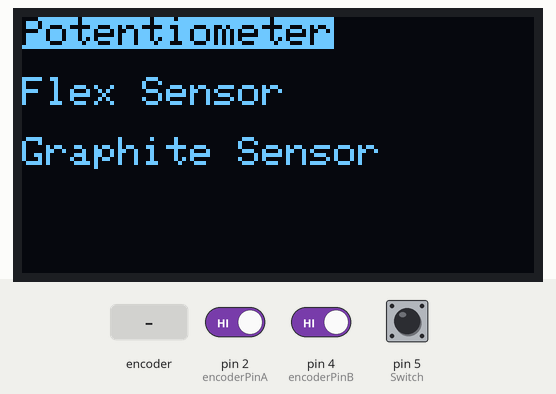
This sketch was run on a simulated Arduino Uno, built with avr-gcc and run on an emulated ATmega328P. Shown: 128×64 one-colour display. The test bench sets the inputs (shaded band); at power-on: pin 5 (Switch) HIGH, pin 2 (encoderPinA) HIGH, pin 4 (encoderPinB) HIGH. What the sketch prints to the serial monitor is not drawn.

Above: at 3.2 s.
3.3 s: rotary encoder on pin 2 (encoderPinA) / pin 4 (encoderPinB) turned 3 steps (first pin leading)
At 3.77 s:
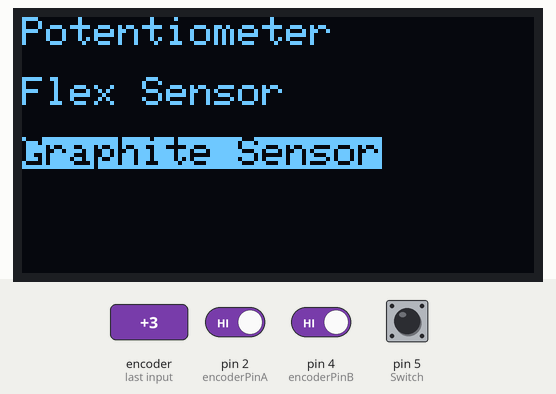
5.4 s: pin 5 (Switch) pulled LOW for 0.15 s
At 6.8 s:
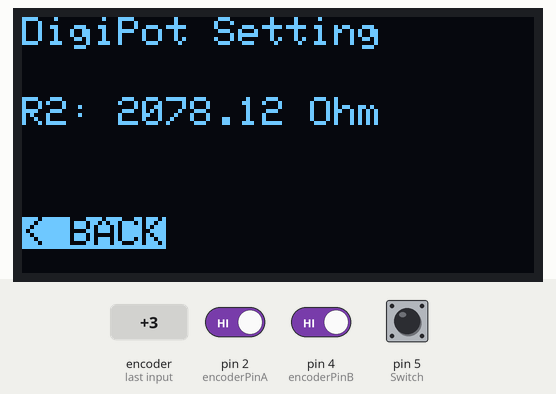
7.1 s: rotary encoder on pin 2 (encoderPinA) / pin 4 (encoderPinB) turned 1 step (first pin leading)
At 8.4 s:
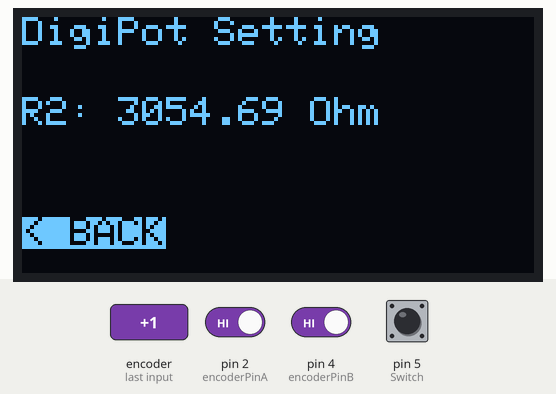
8.8 s: pin 5 (Switch) pulled LOW for 1 s
At 10.8 s:
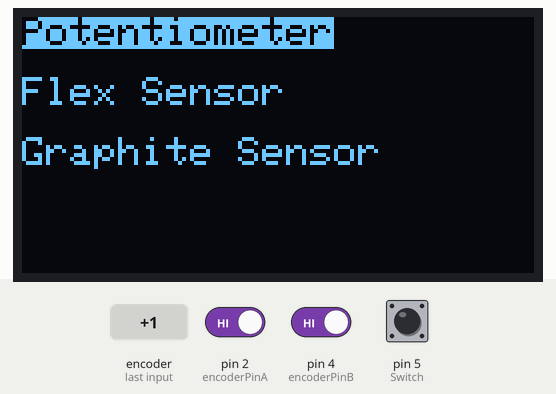
11.3 s: pin 5 (Switch) pulled LOW for 3.2 s
At 15.5 s:
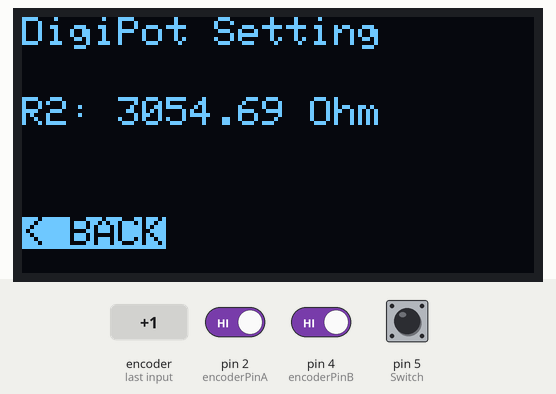
Timing chart, 0 to 17.0 s (numbered marks = the images above; inputs shaded):
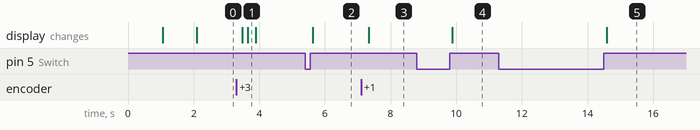

The sketch:

main.ino
```cpp
/*
Projet capteur - Basile Vidalenc et Max Simonnet
Code permettant l'envoie de donnée sur la résistance du potentiomètre digital, du flex sensor et du capteur à base de graphite sur un écran OLED et notre appli bluetooth et sur le serial monitor
Pour réaliser ce code nous nous sommmes inspiré du code réalisé précédement par Maël LE BLANC, Daniel PERALES RIOS.
Lien de leur Github : https://github.com/MOSH-Insa-Toulouse/2023-2024-4GP-LE-BLANC--PERALES-RIOS
*/

#include <Adafruit_SSD1306.h>
#include <SoftwareSerial.h>
#include <SPI.h>

////////////////////////////// --- INITIALISATION DES VARIABLES --- //////////////////////////////

// --- Paramètres matériels de l'arduino ---
#define encoderPinA 2
#define encoderPinB 4
#define Switch 5
#define nombreDePixelsEnLargeur 128
#define nombreDePixelsEnHauteur 64
#define brocheResetOLED -1
#define adresseI2CecranOLED 0x3C

#define MCP_WRITE 0b00010001
#define rxPin 0
#define txPin 1
#define baudrate 9600

Adafruit_SSD1306 ecranOLED(nombreDePixelsEnLargeur, nombreDePixelsEnHauteur, &Wire, brocheResetOLED);
SoftwareSerial mySerial(rxPin, txPin);
char data_[16]; // Buffer pour stocker des chaînes de caractères

// --- GRAPHITE SENSOR ---
float range = pow(10,-6);
float Vadc = 0.0;
float R1 = 100000.0;
float R3 = 100000.0;
float R5 = 10000.0;
float Rc = 0.0; // Résistance finale mesurée du capteur graphite

// --- FLEX SENSOR ---
const int flexPin = A1;
const float VCC = 5.0;
const float R_DIV = 29000.0;
const float flatResistance = 37000.0; // Résistance sans contrainte sur le flex sensor
const float bendResistance = 110000.0; // Résistance à 90°
float Rflex = 0.0;
float angle = 0.0;

// --- VARIABLES DE CONTROLE ---
int lastSwitchState = HIGH;
long lastEncoderValue = 0;
long lastPotValue = 0;
long lastDebounceTime = 0;
long debounceDelay = 40;
bool button_pressed = false;
volatile long encoderValue = 0;
volatile long encoder_for_pot = 0;

bool mainMenu = true;
const char* menuItems[] = {"Potentiometer", "Flex Sensor", "Graphite Sensor"};
int selectMenu = 0;

// --- DIGITAL POTENTIOMETER ---
const int ssMCPin = 10; // Déclaration de la Pin sur l'Arduino
float rWiper = 125.0;
float max_value_pot = 50000.0;
int valuePot = 10;
float R2 = (float(valuePot)/256.0)*max_value_pot;

/////////////////////////////////// --- SETUP --- ///////////////////////////////////
void setup() {
    Serial.begin(9600);

    // Définition du Bus SPI
    pinMode(ssMCPin, OUTPUT);
    digitalWrite(ssMCPin, HIGH);

    // Initialisation de l'écran
    delay(1000); // Stabilisation de la tension
    if (!ecranOLED.begin(SSD1306_SWITCHCAPVCC, adresseI2CecranOLED)) {
       Serial.println(F("OLED introuvable"));
       while (1); // Bloque le programme si l'écran ne répond pas
    }

    ecranOLED.clearDisplay();
    ecranOLED.setTextColor(SSD1306_WHITE);
    ecranOLED.setCursor(20, 25);
    ecranOLED.print(F("INITIALISATION..."));
    ecranOLED.display();

    // Initialisation des autres composants connectés à l'Arduino
    pinMode(encoderPinA, INPUT_PULLUP);
    pinMode(encoderPinB, INPUT_PULLUP);
    pinMode(Switch, INPUT_PULLUP);

    SPI.begin();
    mySerial.begin(baudrate);
    attachInterrupt(digitalPinToInterrupt(encoderPinA), updateEncoder, RISING);  // Lie l'interruption sur le front montant de la pin A

    delay(1000);
    Serial.println(F("System Ready"));
}

//////////////////////////////////// --- LOOP --- ////////////////////////////////////
void loop() {
    if (mainMenu) {
        displayMenu();
        updateSelectedItem(encoderValue, 3);
        switchButton();
    } else {
        handleMenuItemSelection(selectMenu);
        switchButton();
    }
    delay(50); // Plus réactif
}

////////////////////////////////// --- FONCTIONS DES COMPOSANTS --- //////////////////////////////////

// --- FONCTIONS AFFICHAGE ---
void displayMenu() {
    ecranOLED.clearDisplay();
    for (int i = 0; i < 3; i++) {
        if (i == selectMenu) {
            ecranOLED.setTextColor(SSD1306_BLACK, SSD1306_WHITE); // Surlignage
        } else {
            ecranOLED.setTextColor(SSD1306_WHITE);
        }
        ecranOLED.setCursor(0, i * 15);
        ecranOLED.print(menuItems[i]);
    }
    ecranOLED.display();
}

void displayPotentiometer(int val) {
    ecranOLED.clearDisplay();
    ecranOLED.setTextColor(SSD1306_WHITE);
    SPIWrite(MCP_WRITE, val, ssMCPin);

    ecranOLED.setCursor(0, 0);
    ecranOLED.print(F("DigiPot Setting"));
    ecranOLED.setCursor(0, 20);
    ecranOLED.print(F("R2: ")); ecranOLED.print(R2); ecranOLED.print(F(" Ohm"));

    ecranOLED.setCursor(0, 50);
    ecranOLED.setTextColor(SSD1306_BLACK, SSD1306_WHITE);
    ecranOLED.print(F("< BACK"));
    ecranOLED.display();
}

void displayFlexSensor() {
    ecranOLED.clearDisplay();
    ecranOLED.setTextColor(SSD1306_WHITE);
    flexMeasure();

    ecranOLED.setCursor(0, 0);
    ecranOLED.print(F("Flex Res: ")); ecranOLED.print(Rflex);
    ecranOLED.setCursor(0, 20);
    ecranOLED.print(F("Angle: ")); ecranOLED.print(angle);

    ecranOLED.setCursor(0, 50);
    ecranOLED.setTextColor(SSD1306_BLACK, SSD1306_WHITE);
    ecranOLED.print(F("< BACK"));

    sendBluetooth();
    ecranOLED.display();
}

void displayGraphiteSensor() {
    ecranOLED.clearDisplay();
    ecranOLED.setTextColor(SSD1306_WHITE);
    graphiteMeasure();

    ecranOLED.setCursor(0, 0);
    ecranOLED.print(F("Graphite Res:"));
    ecranOLED.setCursor(0, 20);
    ecranOLED.print(Rc); ecranOLED.print(F(" MOhm"));

    ecranOLED.setCursor(0, 50);
    ecranOLED.setTextColor(SSD1306_BLACK, SSD1306_WHITE);
    ecranOLED.print(F("< BACK"));

    sendBluetooth();
    ecranOLED.display();
}

/////////////////////////////////// --- MESURES --- ///////////////////////////////////

void graphiteMeasure() {
    float V = analogRead(A2);
    Vadc = V * 5.0 / 1023.0;
    // Formule corrigée avec flottants
    Rc = ((R1 * (1.0 + R3 / R2) * (VCC / Vadc)) - R1 - R5) * range; // Résistance finale du capteur graphite
}

void flexMeasure() {
    int ADCflex = analogRead(flexPin);
    float Vflex = (ADCflex / 1023.0) * VCC;
    Rflex = R_DIV * (VCC / Vflex - 1.0);
    angle = map(Rflex, flatResistance, bendResistance, 0, 90.0);
}

// Fonction appelée par l'interruption à chaque cran de l'encodeur
void updateEncoder() {
    if (mainMenu) {
        if (digitalRead(encoderPinB) == LOW) encoderValue++;
        else encoderValue--;
    } else if (selectMenu == 0) {
        if (digitalRead(encoderPinB) == LOW) encoder_for_pot++;
        else encoder_for_pot--;
    }
}
// Gestion de la sélection cyclique
void updateSelectedItem(int encVal, int NumberOfItems) {
    int val = abs(encVal % NumberOfItems);
    if (val != lastEncoderValue) {
        selectMenu = val;
        lastEncoderValue = val;
    }
}
// Mise à jour de la valeur numérique du potentiomètre
void updatePotentiometerValue() {
    if (encoder_for_pot != lastPotValue) {
        valuePot = constrain(valuePot + (encoder_for_pot > lastPotValue ? 5 : -5), 0, 255);
        lastPotValue = encoder_for_pot;
    }
}

void SPIWrite(uint8_t cmd, uint8_t res, uint8_t ssPin) { // Envoi effectif des données au MCP41xxx
    updatePotentiometerValue(); // On calcule d'abord la valeur
    R2 = ((max_value_pot * res) / 256.0) + rWiper; // On calcule la résistance réelle correspondante pour l'affichage
    SPI.beginTransaction(SPISettings(1000000, MSBFIRST, SPI_MODE0)); // On démarre la transaction SPI
    digitalWrite(ssPin, LOW); // On active le composant (CS bas)
    SPI.transfer(cmd); // On envoie l'octet de commande
    SPI.transfer(res); // On envoie la valeur de résistance
    digitalWrite(ssPin, HIGH); // On désactive le composant (CS haut)
    SPI.endTransaction(); // On termine la transaction SPI
}


void switchButton() {
    if (digitalRead(Switch) == LOW && (millis() - lastDebounceTime) >= debounceDelay) {
        lastDebounceTime = millis();
        mainMenu = !mainMenu; // Bascule menu principal / sous-menu
        while(digitalRead(Switch) == LOW); // Attendre relâchement
    }
}

void sendBluetooth() {
  /* * On prépare la ligne au format : Potentiometre|Flex|Graphite
   * On utilise directement les variables globales calculées dans les autres fonctions
   */

  // Envoi de la valeur R2 (Potentiomètre)
  mySerial.print(R2);
  mySerial.print("|");
  Serial.print(R2); Serial.print("|");

  // Envoi de la valeur Rflex (Flex)
  mySerial.print(Rflex);
  mySerial.print("|");
  Serial.print(Rflex); Serial.print("|");

  // Envoi de la valeur Rc (Graphite)
  mySerial.println(Rc);
  Serial.println(Rc);
}

// Switch pour choisir quel écran afficher
void handleMenuItemSelection(int sel) {
    switch (sel) {
        case 0: displayPotentiometer(valuePot); break;
        case 1: displayFlexSensor(); break;
        case 2: displayGraphiteSensor(); break;
    }
}
```

Measured:
- after the input at 3.3 s, the display: first changes after 0.19 s (image 1 shows a later state)
- after the input at 5.4 s, the display: changes after 0.23 s (image 2)
- after the input at 7.1 s, the display: changes after 0.24 s (image 3)
- after the input at 8.8 s, the display: changes after 1.1 s (image 4)
- after the input at 11.3 s, the display: changes after 3.3 s (image 5)
